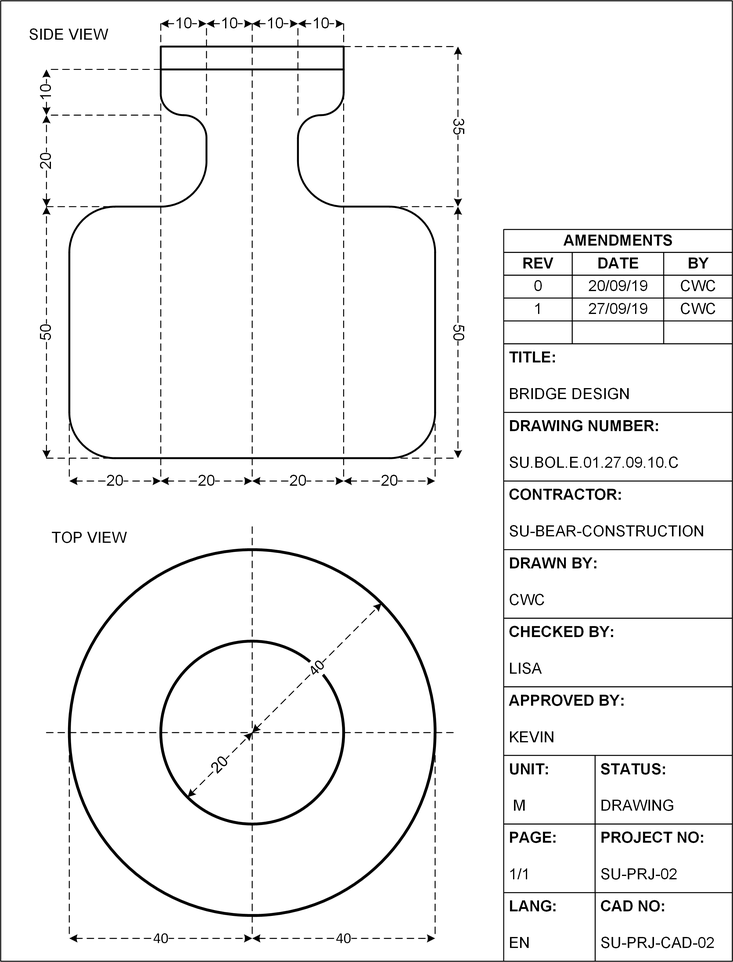
#> input picture dataset/01.png, 733 x 962 px, shrunk from 2403 x 3153 before the run
$ python -i requirement2.py   (imports and definitions only)
#> lines starting #> are read from the running program, lines starting #| are printed output that depends on the picture; after the words box and inside, x2 and y2 are one past the last pixel; in counts of white or black regions, pixels touching at a corner belong together
# CSC2014: Digital Imaging Processing
# Coursework / Assignment 2021
# Group Members:
# 1. Marcus Wong Ke Lun 18126672
# 2. Ko Jia Xin 17102674
# 3. Seow Yee Ying 18047449
# 4. Thum Yong Jie 19023233

import cv2
import numpy as np
from matplotlib import pyplot as pt
import pytesseract as tess
from openpyxl import Workbook, load_workbook

tess.pytesseract.tesseract_cmd = r'C:\Program Files\Tesseract-OCR\tesseract.exe'

def execute():

    for n in range(1,21):
        if n < 10:
            img_num = str(0) + str(n)
        else:
            img_num = str(n)

        #read image
        img_number = "dataset/" + img_num + ".png"
        img_extra = cv2.imread(img_number, cv2.IMREAD_GRAYSCALE)
#> img_extra is the input picture: shape (962, 733); min 0, max 255, mean 243.4

        #convert image to grayscale
        thresh = 128
        img = cv2.threshold(img_extra, thresh, 255, cv2.THRESH_BINARY)[1]
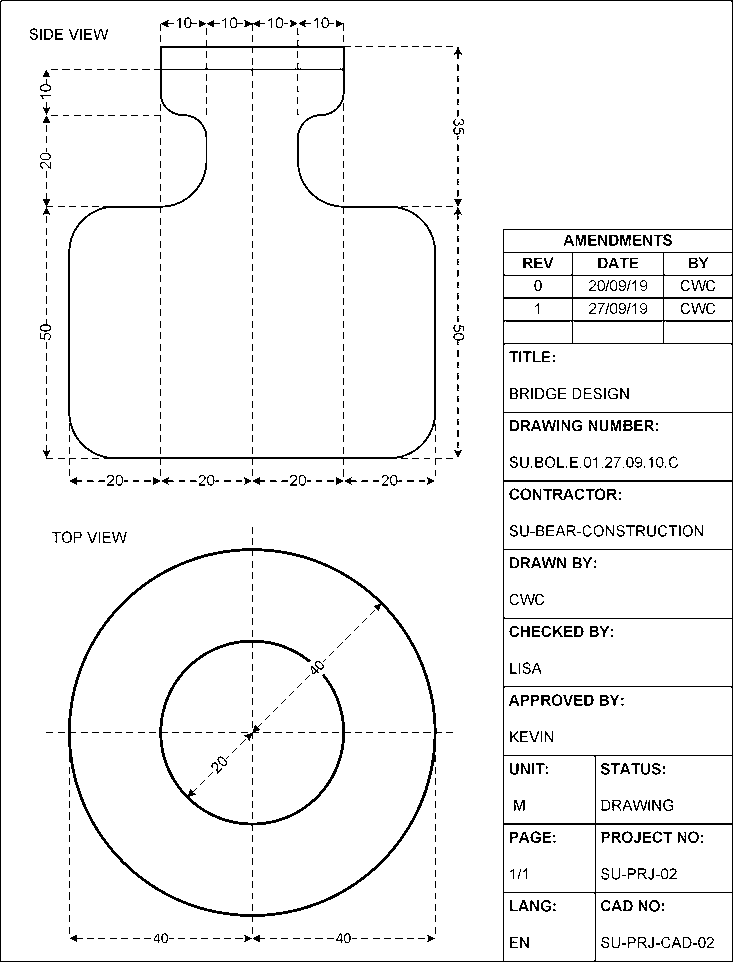
#> img: shape (962, 733); 95.5% white; black in thin lines or dots

        #get the height and width of image
        hImg,wImg = img.shape
#> hImg = 962; wImg = 733

        #make the text clearer
        sE = np.array([ [0,1,0],[1,1,1],[0,1,0] ])
        sE = sE.astype(np.uint8)
        rSE = np.rot90(sE,2)
        img = cv2.erode(img,rSE,iterations=3)
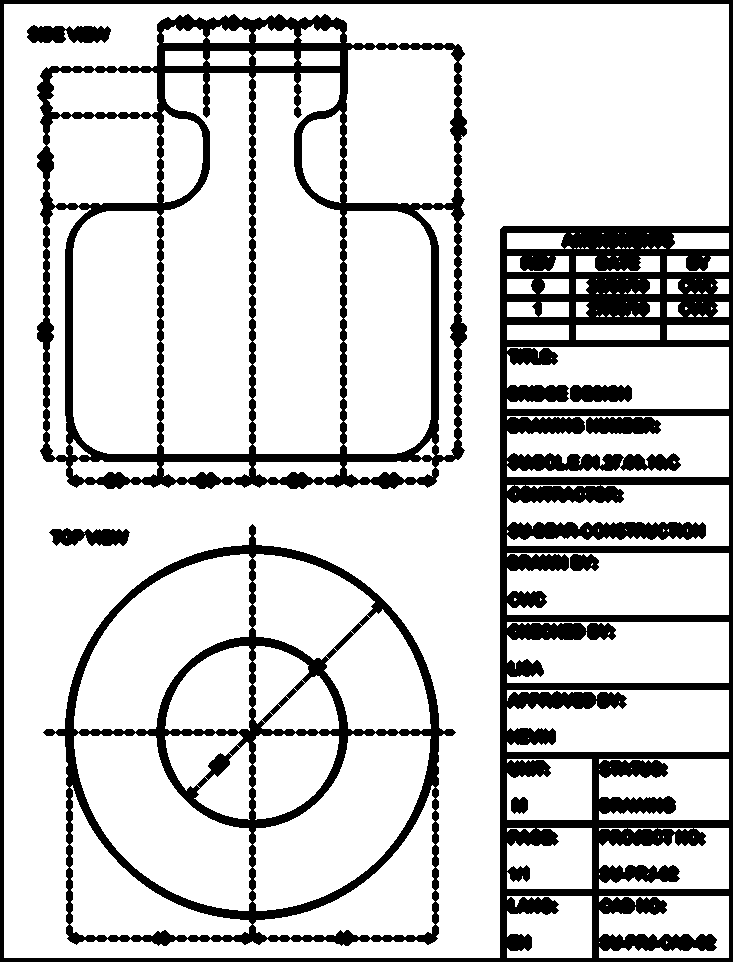
#> img: shape (962, 733); 80% white; 9 black regions, largest, box (x1, y1, x2, y2) and area: (0, 0, 733, 962) 75483, (37, 14, 467, 489) 36058, (43, 524, 456, 946) 24553
        img = cv2.dilate(img,rSE,iterations=2)
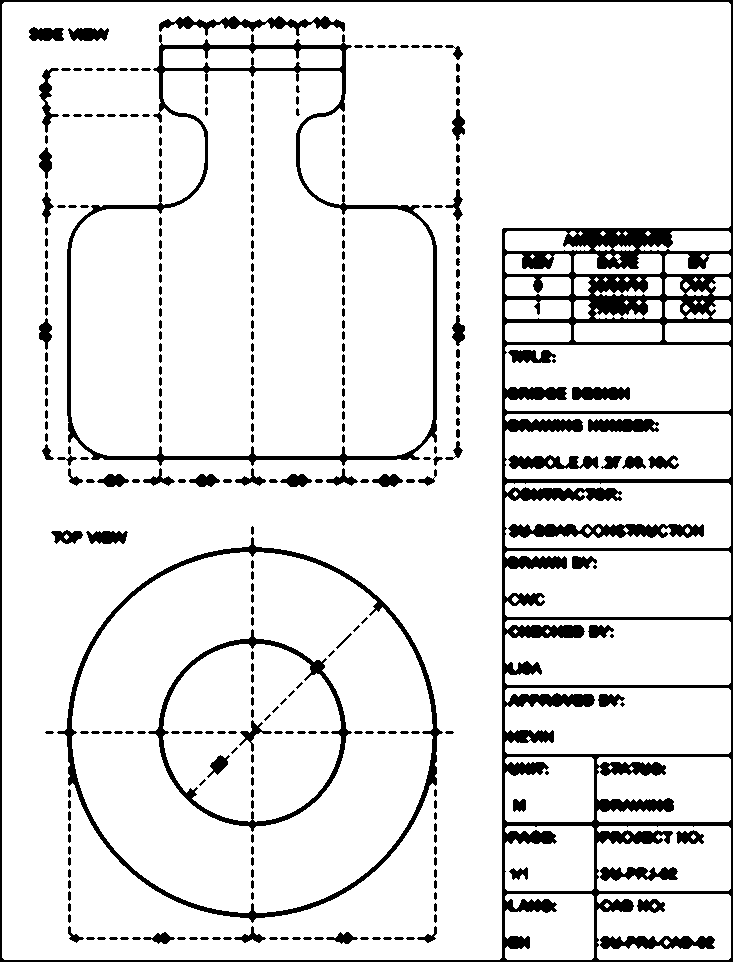
#> img: shape (962, 733); 89% white; 336 black regions (15 under 20 px), largest, box (x1, y1, x2, y2) and area: (0, 0, 733, 962) 37037, (67, 34, 437, 466) 7776, (57, 537, 443, 923) 5799

        def calcLength(startPt,endPt) :
            legX = endPt[0] - startPt[0]
            legY = endPt[1] - startPt[1]
            hypotenuse = np.sqrt(np.power(legX,2) + np.power(legY,2))
            return hypotenuse

        def calcMidpoint(startPt,endPt) :
            midPt = [0,0]
            midPt[0] = (startPt[0] + endPt[0])/2
            midPt[1] = (startPt[1] + endPt[1])/2
            return midPt

#> (the run stopped early here; a loop or call above may not have finished)

$ run again, with dataset/05.png copied over dataset/01.png
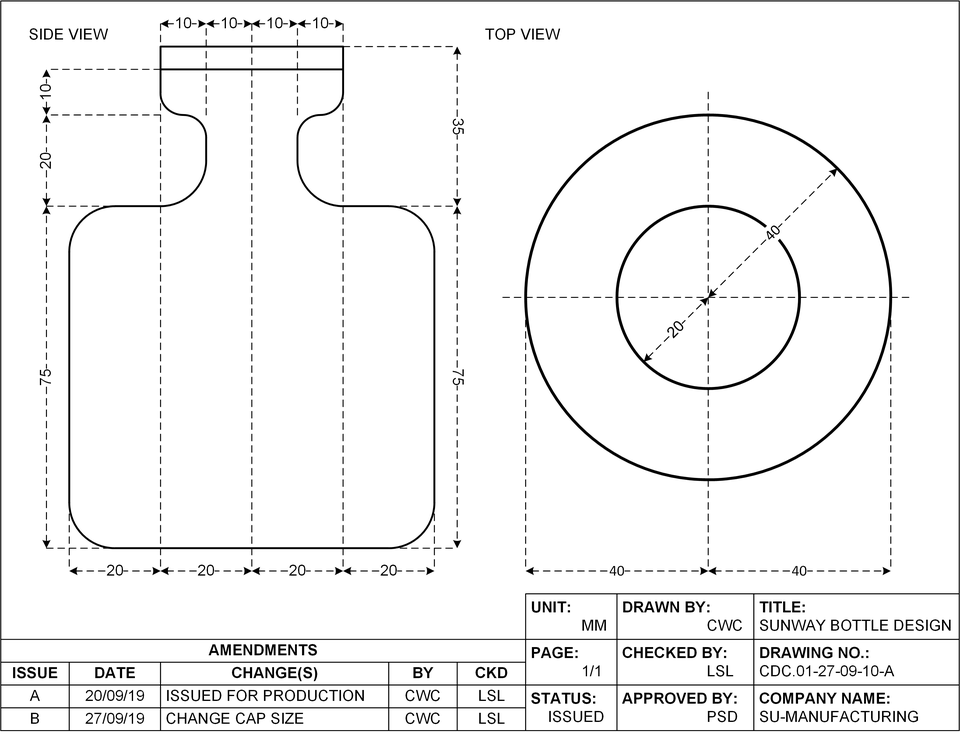
#> input picture dataset/05.png, 960 x 735 px, shrunk from 3153 x 2416 before the run
#> in execute, img_extra is the input picture: shape (735, 960); min 0, max 255, mean 243.3
#> in execute, `img = cv2.threshold(img_extra, thresh, 255, cv2.THRESH_BINARY)[1]`:
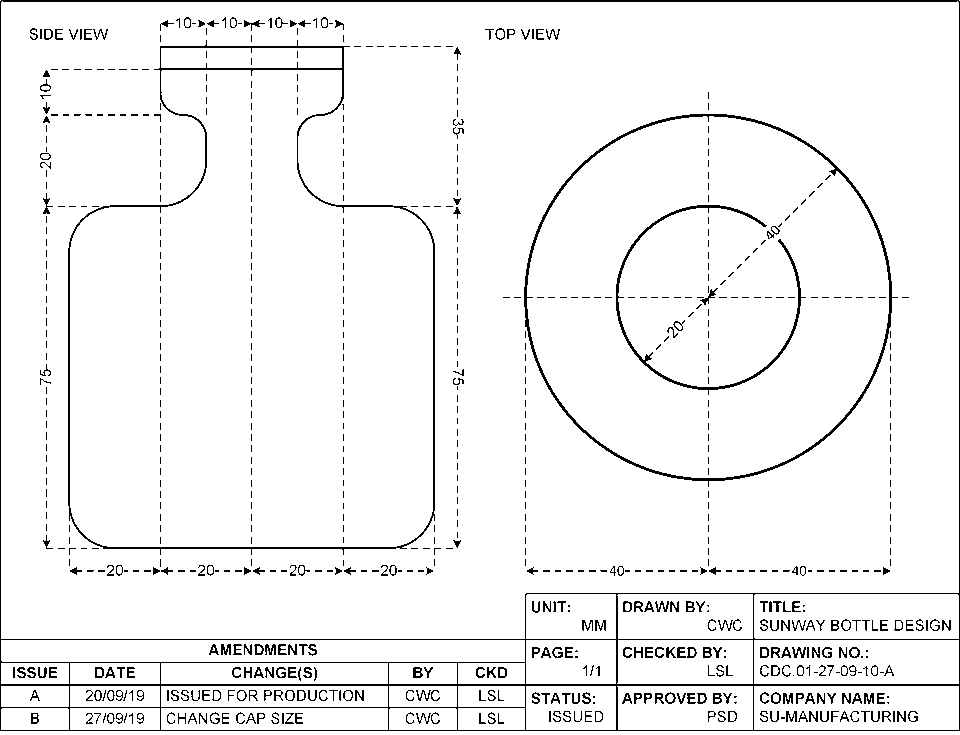
#> img: shape (735, 960); 95.2% white; black in thin lines or dots
#> in execute, `img = cv2.dilate(img,rSE,iterations=2)`:
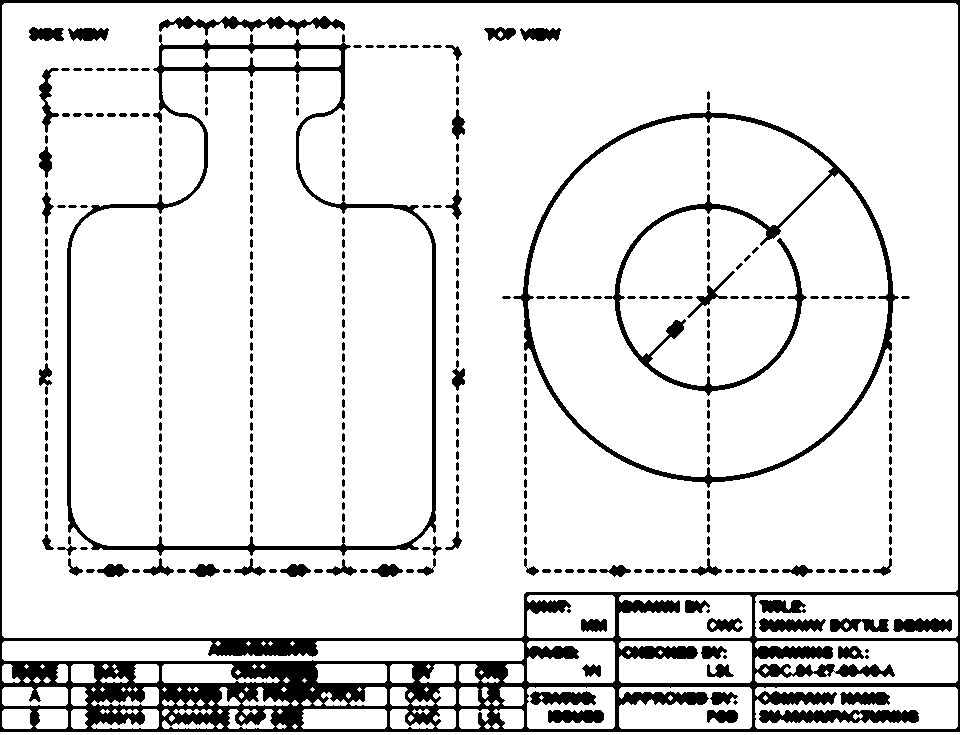
#> img: shape (735, 960); 88.3% white; 384 black regions (6 under 20 px), largest, box (x1, y1, x2, y2) and area: (0, 0, 960, 732) 40726, (513, 102, 899, 488) 9315, (67, 34, 436, 556) 8603

$ run again, with dataset/06.png copied over dataset/01.png
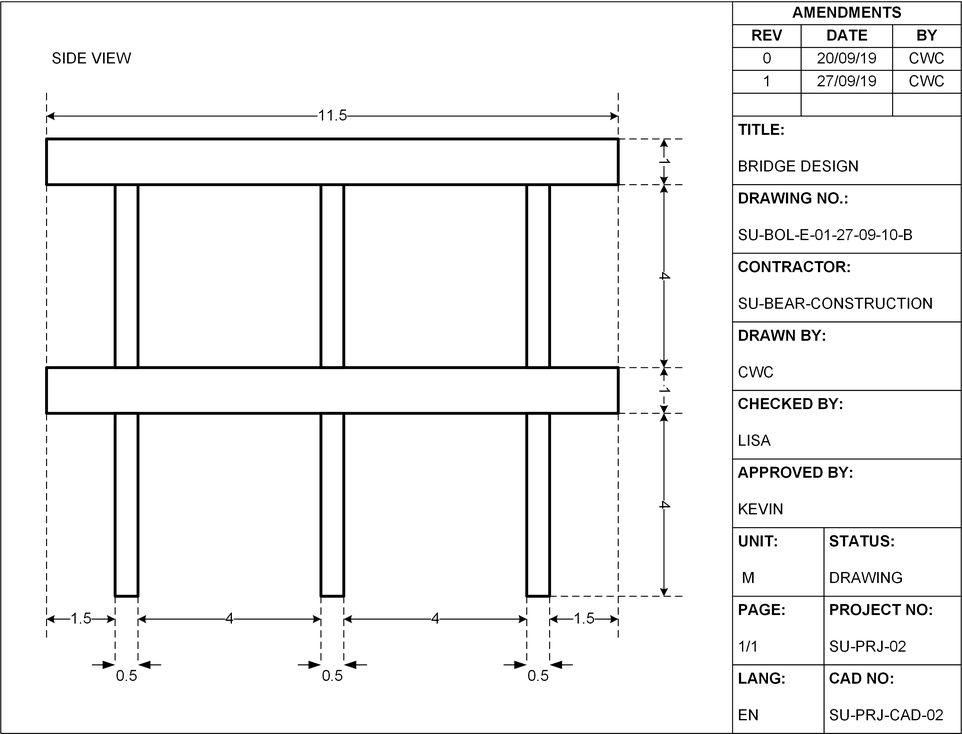
#> input picture dataset/06.png, 962 x 734 px, shrunk from 3153 x 2406 before the run
#> in execute, img_extra is the input picture: shape (734, 962); min 0, max 255, mean 242.3
#> in execute, `img = cv2.threshold(img_extra, thresh, 255, cv2.THRESH_BINARY)[1]`:
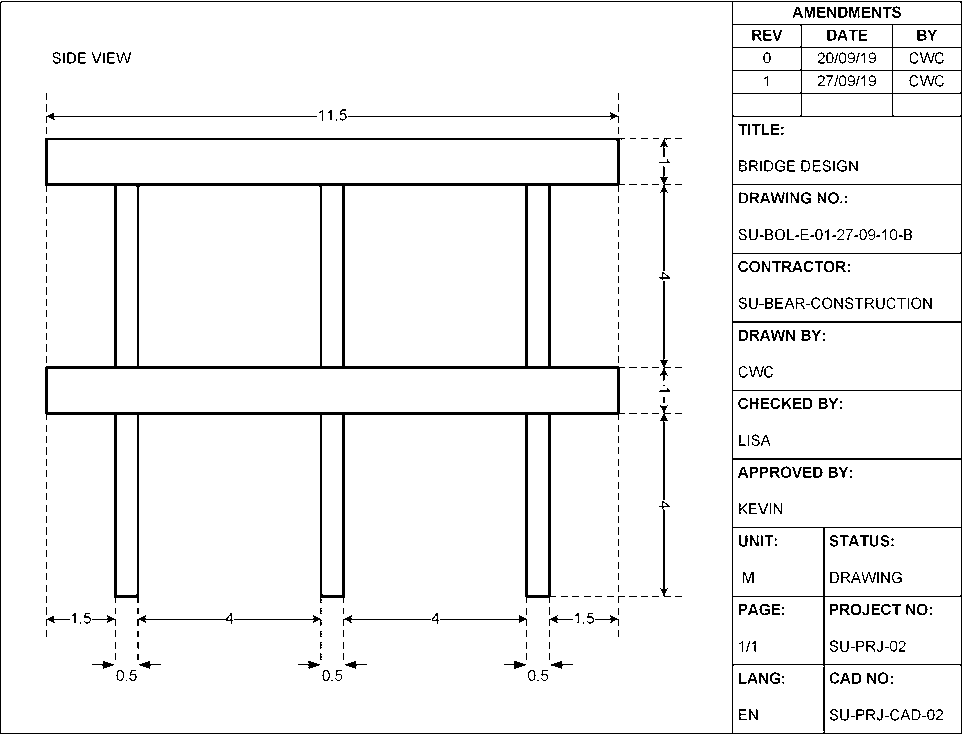
#> img: shape (734, 962); 95.1% white; black in thin lines or dots
#> in execute, `img = cv2.dilate(img,rSE,iterations=2)`:
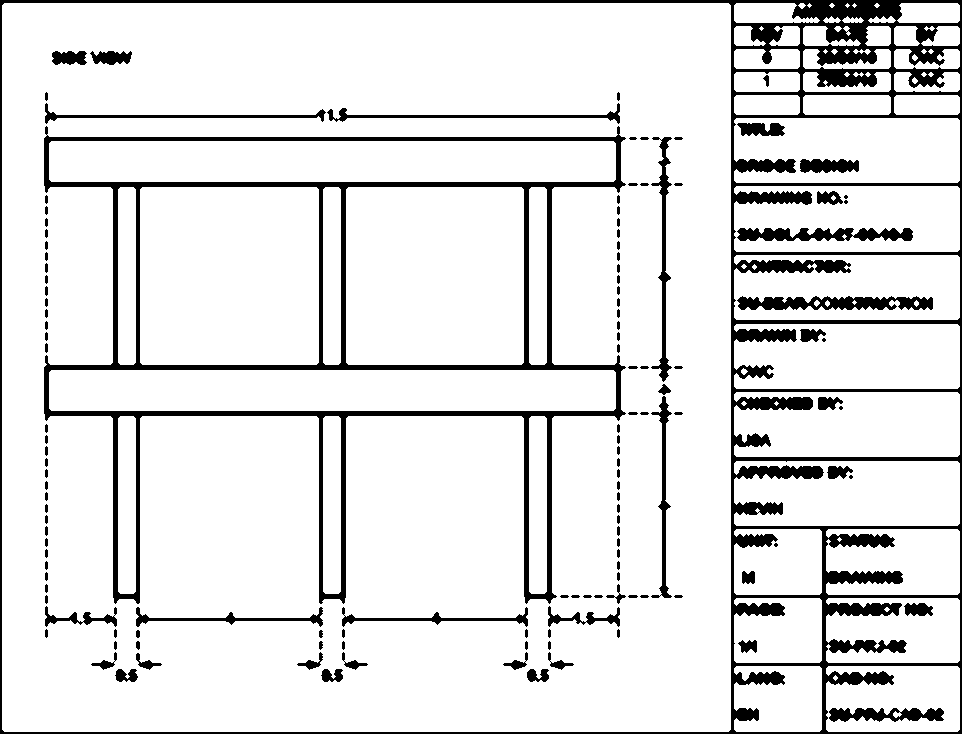
#> img: shape (734, 962); 88.7% white; 135 black regions (6 under 20 px), largest, box (x1, y1, x2, y2) and area: (0, 0, 962, 734) 38003, (44, 126, 626, 604) 22675, (737, 296, 933, 310) 1955

$ run again, with dataset/07.png copied over dataset/01.png
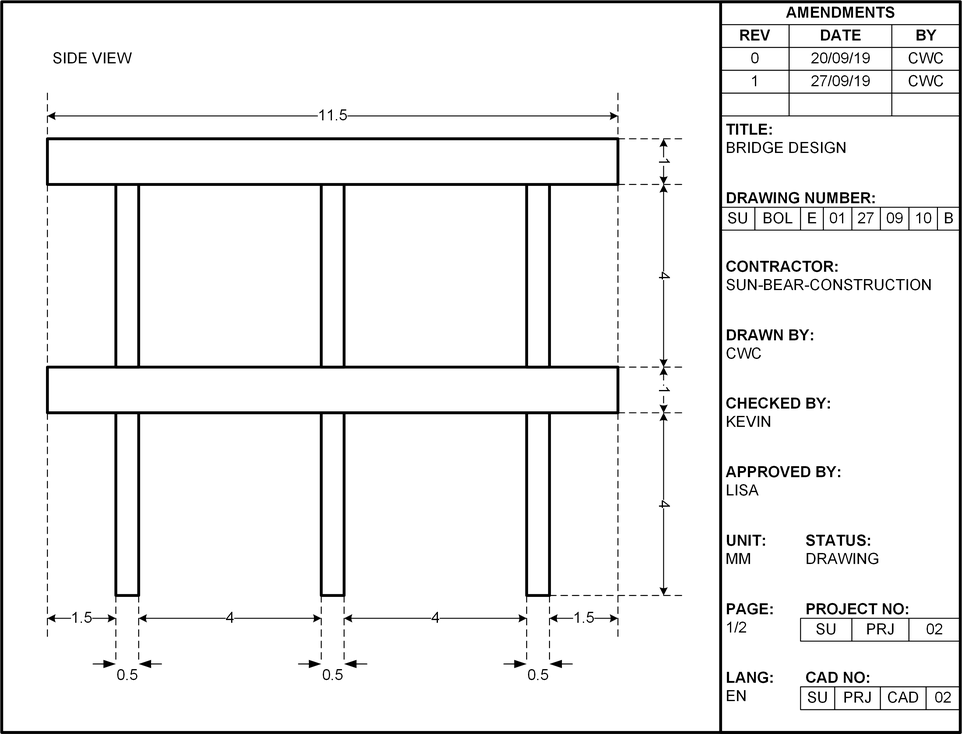
#> input picture dataset/07.png, 962 x 734 px, shrunk from 3159 x 2409 before the run
#> in execute, img_extra is the input picture: shape (734, 962); min 0, max 255, mean 239.8
#> in execute, `img = cv2.threshold(img_extra, thresh, 255, cv2.THRESH_BINARY)[1]`:
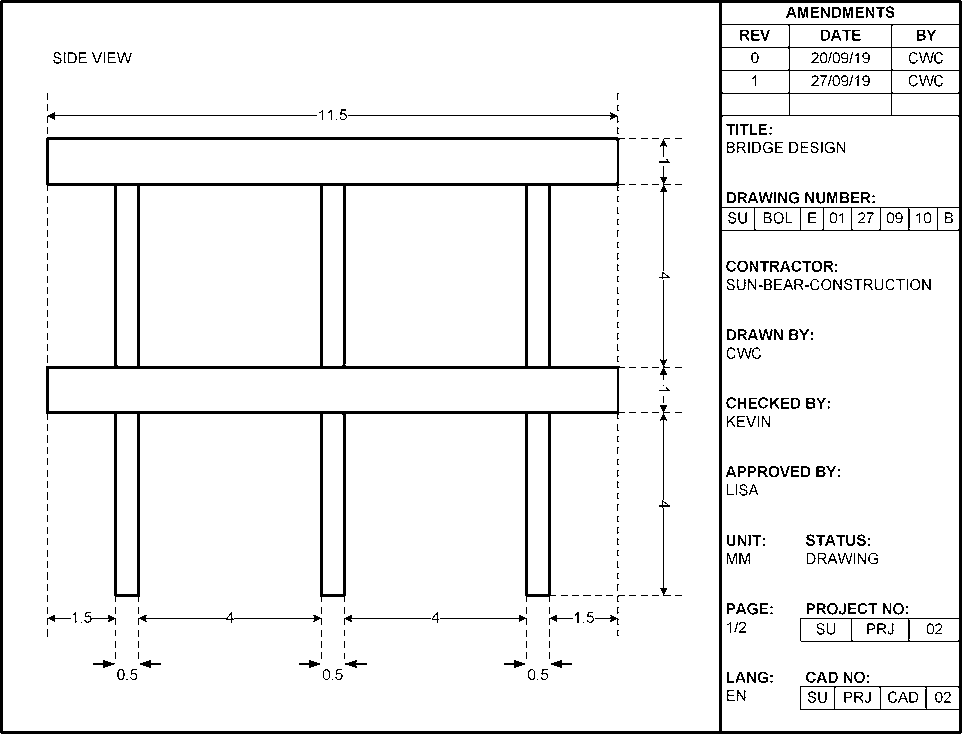
#> img: shape (734, 962); 94% white; 418 black regions (176 under 20 px), largest, box (x1, y1, x2, y2) and area: (0, 0, 962, 734) 15178, (46, 137, 625, 602) 14098, (47, 112, 317, 123) 301
#> in execute, `img = cv2.dilate(img,rSE,iterations=2)`:
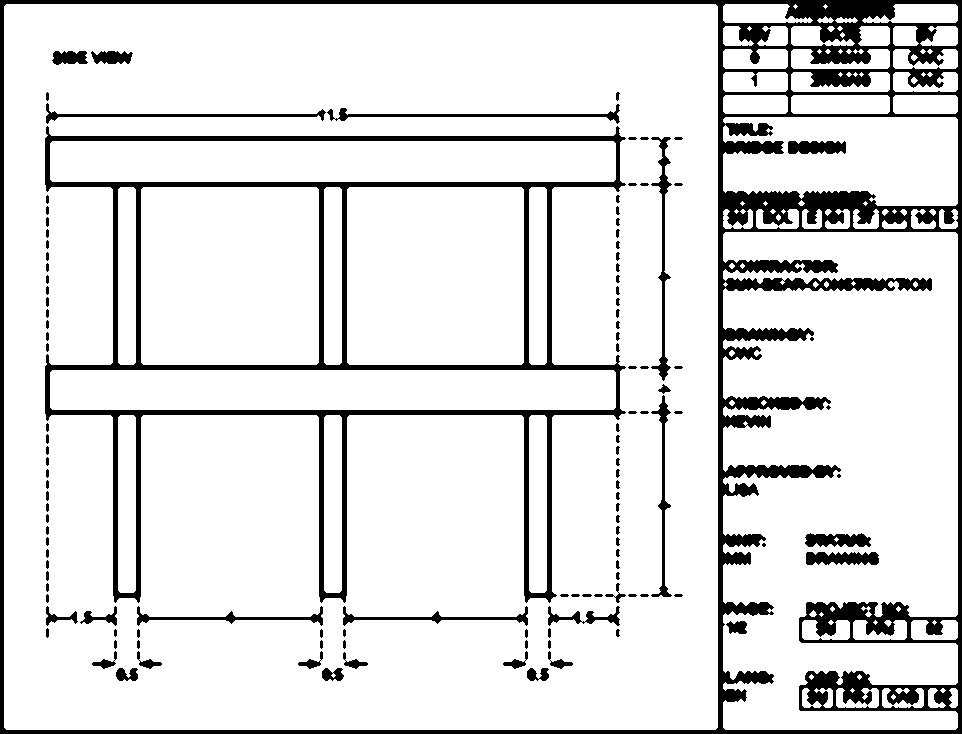
#> img: shape (734, 962); 87.7% white; 125 black regions (4 under 20 px), largest, box (x1, y1, x2, y2) and area: (0, 0, 962, 734) 49666, (45, 126, 626, 603) 23854, (651, 137, 672, 381) 1147
